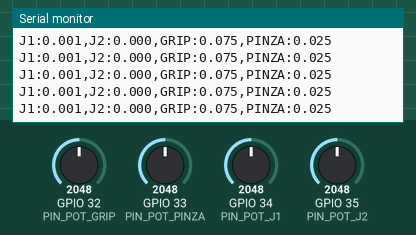
A sketch run on a simulated ESP32. On the bench: the last lines printed to the serial monitor. The test bench sets the inputs (shaded band); at power-on: GPIO 32 (PIN_POT_GRIP) = 2048, GPIO 33 (PIN_POT_PINZA) = 2048, GPIO 34 (PIN_POT_J1) = 2048, GPIO 35 (PIN_POT_J2) = 2048 (analog values on the 0–4095 scale).

Above: at 1.2 s.
1.3 s: GPIO 32 (PIN_POT_GRIP) set to 2866
At 1.33 s:
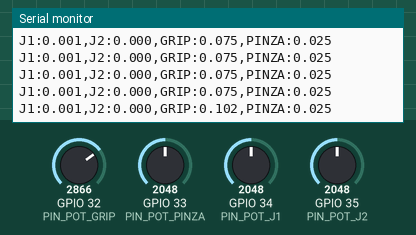
2.8 s: GPIO 33 (PIN_POT_PINZA) set to 2866
At 2.85 s:
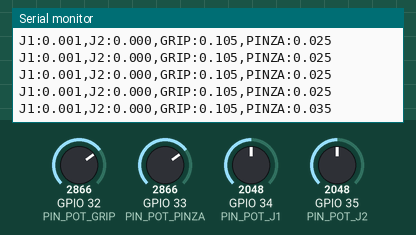
4.3 s: GPIO 34 (PIN_POT_J1) set to 2866
At 4.31 s:
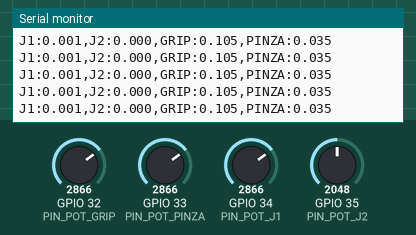
5.8 s: GPIO 35 (PIN_POT_J2) set to 2866
At 5.83 s:
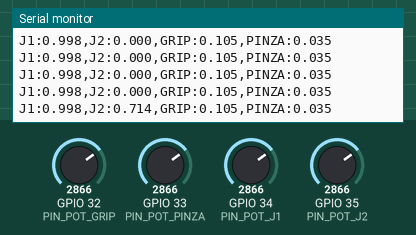
7.3 s: GPIO 32 (PIN_POT_GRIP) set to 3972
At 7.34 s:
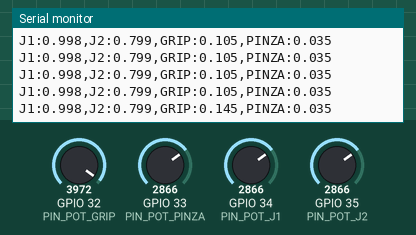
8.8 s: GPIO 33 (PIN_POT_PINZA) set to 3972
At 8.86 s:
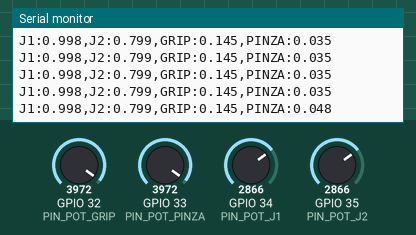
Timing chart, 0 to 11.3 s (numbered marks = the images above; inputs shaded):
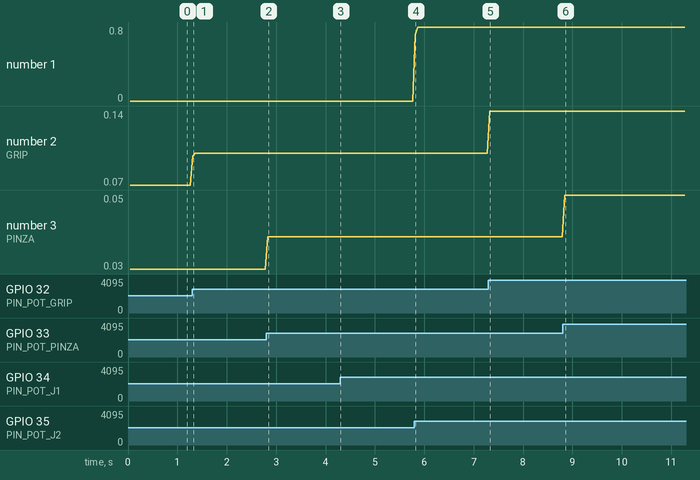

Measured:
- after the input at 1.3 s, the serial monitor: prints a new line at once (image 1)
- after the input at 2.8 s, the serial monitor: prints a new line at once (image 2)
- after the input at 5.8 s, the serial monitor: prints a new line at once (image 4)
- after the input at 7.3 s, the serial monitor: prints a new line at once (image 5)
- after the input at 8.8 s, the serial monitor: prints a new line after 0.05 s (image 6)
- plotted number 1: 0 → 0.8 after the input at 5.8 s
- plotted number 2: 0.07 → 0.1 after the input at 1.3 s, 0.1 → 0.14 after the input at 7.3 s
- plotted number 3: 0.03 → 0.04 after the input at 2.8 s, 0.04 → 0.05 after the input at 8.8 s

The sketch:

esp32_lector_potenciometros.ino
```cpp
/*
  ESP32 - Lector de potenciómetros para control de brazo robótico (URDF: robot_con_pinza)
  ------------------------------------------------------------------------------------
  Cada potenciómetro representa una articulación del brazo:
    POT1 -> joint_1        (revolute,  -2.5 a  2.5 rad)  base
    POT2 -> joint_2        (revolute,  -2.0 a  2.0 rad)  codo
    POT3 -> joint_gripper  (prismatic,  0.0 a  0.15 m)   extensión de la pinza
    POT4 -> pinza (abre/cierra los 2 dedos en espejo, 0.0 a 0.05 m)
             -> joint_dedo_izq y joint_dedo_der

  Conexión de cada potenciómetro:
    Terminal izq -> 3V3
    Terminal der -> GND
    Cursor (wiper) -> pin ADC indicado abajo

  IMPORTANTE: usar pines ADC1 (32-39) para no tener conflicto si luego usas WiFi/BT.

  Formato enviado por Serial (1 línea cada ~50 ms), fácil de parsear en Python:
    J1:<rad>,J2:<rad>,GRIP:<m>,PINZA:<m>\n

  Ejemplo real:
    J1:0.842,J2:-1.203,GRIP:0.071,PINZA:0.032
*/

const int PIN_POT_J1    = 34;
const int PIN_POT_J2    = 35;
const int PIN_POT_GRIP  = 32;
const int PIN_POT_PINZA = 33;

const int ADC_MIN = 0;
const int ADC_MAX = 4095;   // ESP32 ADC de 12 bits

// Límites tomados directamente del URDF (elemento <limit>)
const float J1_MIN = -2.5, J1_MAX = 2.5;
const float J2_MIN = -2.0, J2_MAX = 2.0;
const float GRIP_MIN = 0.0, GRIP_MAX = 0.15;
const float PINZA_MIN = 0.0, PINZA_MAX = 0.05;

const unsigned long INTERVALO_MS = 50;   // 20 Hz
unsigned long ultimoEnvio = 0;

// Filtro exponencial simple para suavizar el ruido del ADC
float filtroJ1 = 0, filtroJ2 = 0, filtroGrip = 0, filtroPinza = 0;
const float ALPHA = 0.2;  // 0 = muy suave/lento, 1 = sin filtro

float mapFloat(long x, long in_min, long in_max, float out_min, float out_max) {
  return out_min + (out_max - out_min) * ((float)(x - in_min) / (float)(in_max - in_min));
}

void setup() {
  Serial.begin(115200);
  analogReadResolution(12);      // 0-4095
  analogSetAttenuation(ADC_11db); // rango completo 0-3.3V

  // Toma de valores iniciales para que el filtro no arranque en 0
  filtroJ1    = analogRead(PIN_POT_J1);
  filtroJ2    = analogRead(PIN_POT_J2);
  filtroGrip  = analogRead(PIN_POT_GRIP);
  filtroPinza = analogRead(PIN_POT_PINZA);
}

void loop() {
  int lecturaJ1    = analogRead(PIN_POT_J1);
  int lecturaJ2    = analogRead(PIN_POT_J2);
  int lecturaGrip  = analogRead(PIN_POT_GRIP);
  int lecturaPinza = analogRead(PIN_POT_PINZA);

  // Filtro exponencial (suaviza el "salto" típico de potenciómetros baratos)
  filtroJ1    += ALPHA * (lecturaJ1    - filtroJ1);
  filtroJ2    += ALPHA * (lecturaJ2    - filtroJ2);
  filtroGrip  += ALPHA * (lecturaGrip  - filtroGrip);
  filtroPinza += ALPHA * (lecturaPinza - filtroPinza);

  if (millis() - ultimoEnvio >= INTERVALO_MS) {
    ultimoEnvio = millis();

    float j1    = mapFloat((long)filtroJ1,    ADC_MIN, ADC_MAX, J1_MIN,    J1_MAX);
    float j2    = mapFloat((long)filtroJ2,    ADC_MIN, ADC_MAX, J2_MIN,    J2_MAX);
    float grip  = mapFloat((long)filtroGrip,  ADC_MIN, ADC_MAX, GRIP_MIN,  GRIP_MAX);
    float pinza = mapFloat((long)filtroPinza, ADC_MIN, ADC_MAX, PINZA_MIN, PINZA_MAX);

    Serial.print("J1:");    Serial.print(j1, 3);
    Serial.print(",J2:");   Serial.print(j2, 3);
    Serial.print(",GRIP:"); Serial.print(grip, 3);
    Serial.print(",PINZA:");Serial.println(pinza, 3);
  }
}
```
